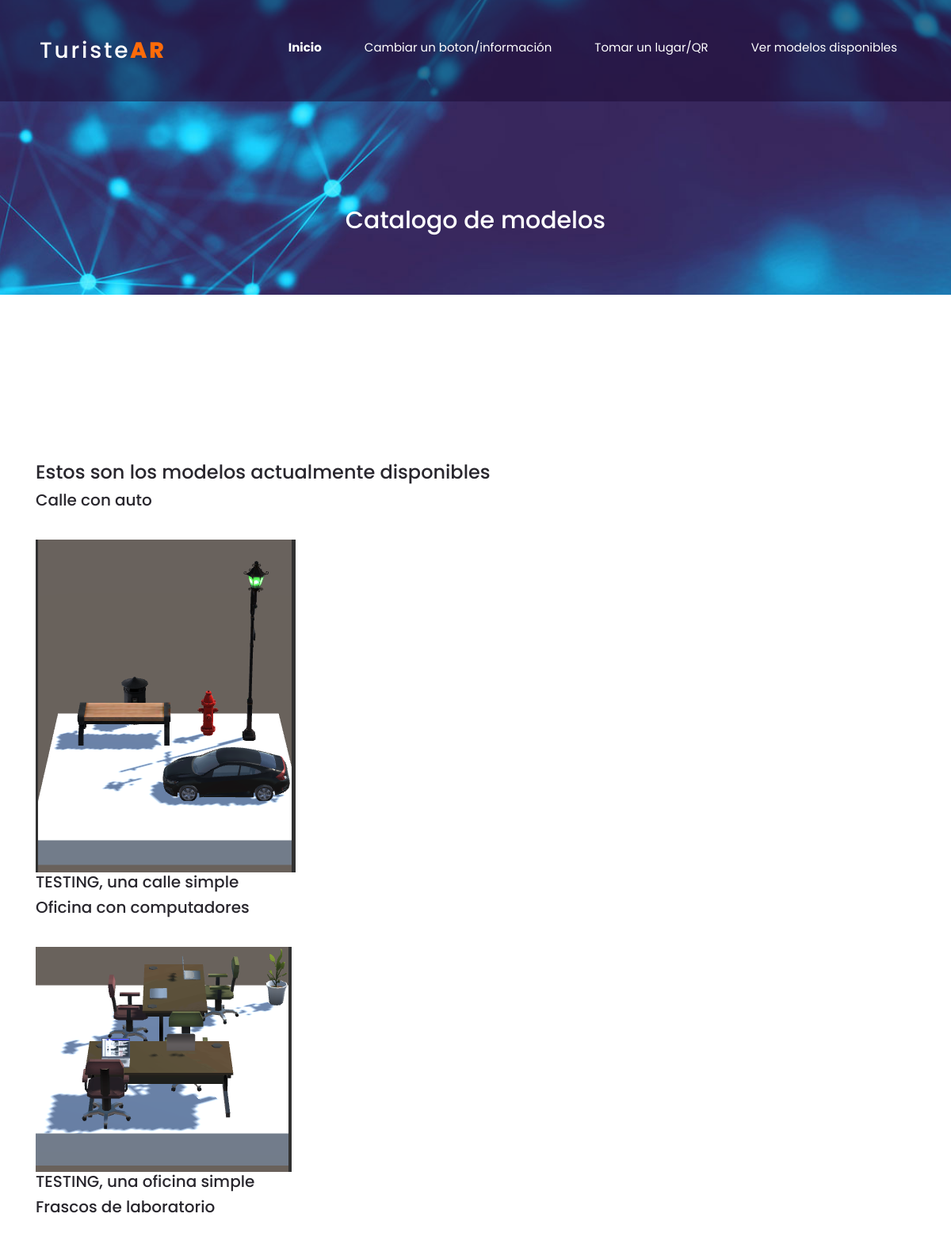
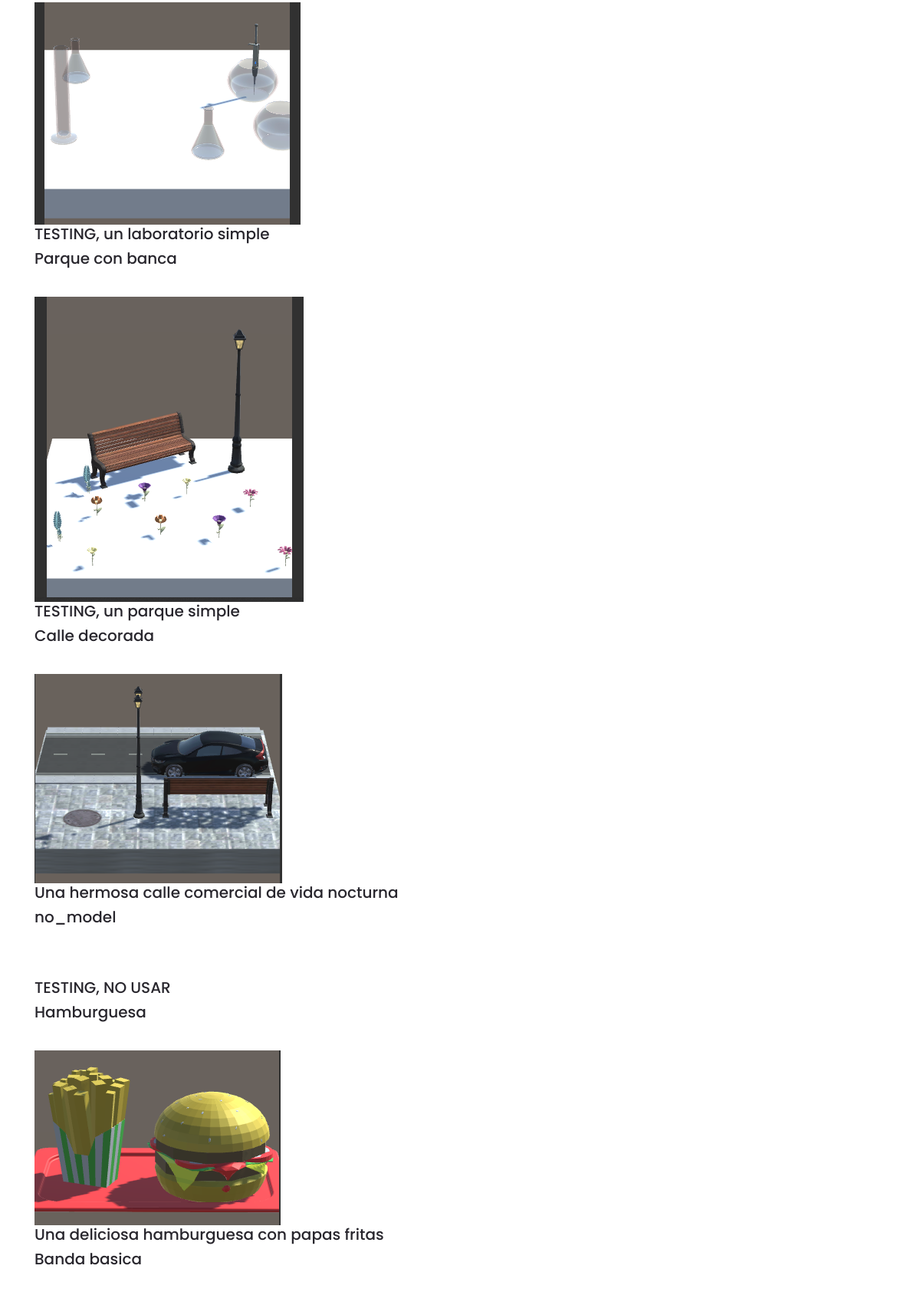
Screenshot of /catalog.php (upper part) with the database file from the repository (2 pictures, top to bottom).
### tables this page shows
CREATE TABLE `MODELOS` (
  `id` int(11) NOT NULL,
  `nombre` varchar(50) NOT NULL,
  `path` varchar(100) NOT NULL,
  `clave` varchar(30) NOT NULL,
  `descripcion` varchar(100) NOT NULL,
  `disponibilidad` tinyint(1) NOT NULL
);

### catalog.php (the view, shortened to what this page needs)
<!DOCTYPE html>
<html lang="en">
<head>
<link rel="stylesheet" type="text/css" href="styles/bootstrap4/bootstrap.min.css">
<link href="plugins/fontawesome-free-5.0.1/css/fontawesome-all.css" rel="stylesheet" type="text/css">
<link rel="stylesheet" type="text/css" href="styles/portfolio_styles.css">
<link rel="stylesheet" type="text/css" href="styles/portfolio_responsive.css">
</head>
<body>
<div class="super_container">
	<header class="header d-flex flex-row justify-content-end align-items-center trans_200">
		<div class="logo mr-auto">
			<a href="#">Turiste<span>AR</span></a>
		</div>
		<nav class="main_nav justify-self-end text-right">
			<ul>
				<li class="active"><a href="menu.html">Inicio</a></li>
				<li><a href="change_event.php">Cambiar un boton/información</a></li>
				<li><a href="create_place.php">Tomar un lugar/QR</a></li>
				<li><a href="catalog.php">Ver modelos disponibles</a></li>
			</ul>
		</nav>
	</header>
	<div class="home">
		<div class="home_background_container prlx_parent">
			<div class="home_background prlx" style="background-image:url(images/portfolio_background.jpg)"></div>
		</div>
		<div class="home_title">
			<h2>Catalogo de modelos</h2>
		</div>
	</div>
	<div class="portfolio">
		<div class="container">
			<div class="row">
				<div class="col">
					<div class="portfolio_items product-grid">
						<h2>Estos son los modelos actualmente disponibles</h2>
          <?php
            $server = 'mysql.turistear.usmgames.cl';
$usuario = "turistearadmin";
$pass = "123ClaveAR";
$database= "turistearmysql";
            $mysqli = new mysqli($server, $usuario, $pass, $database);
            $query = $mysqli -> query ("SELECT * FROM MODELOS");
            while ($valores = mysqli_fetch_array($query)) {
                echo "<h3>".$valores['nombre']."</h3>" ;
                echo "<br>";
                echo "<img src= ".$valores['path']." >";
                echo "<br>";
                echo "<h3>".$valores['descripcion']."</h3>" ;
            }
        ?>
					</div>
				</div>
			</div>
		</div>
	</div>
</div>
</body>
</html>

### styles/portfolio_styles.css (style rules this page uses)
* { margin: 0; padding: 0; -webkit-font-smoothing: antialiased; -webkit-text-shadow: rgba(0,0,0,.01) 0 0 1px; text-shadow: rgba(0,0,0,.01) 0 0 1px; }
body { font-family: 'Poppins', sans-serif; font-size: 15px; line-height: 2; font-weight: 400; background: #FFFFFF; color: #6e6e6e; }
div { display: block; position: relative; -webkit-box-sizing: border-box; -moz-box-sizing: border-box; box-sizing: border-box; }
ul { list-style: none; margin-bottom: 0px; }
a, a:hover, a:visited, a:active, a:link { text-decoration: none; -webkit-font-smoothing: antialiased; -webkit-text-shadow: rgba(0,0,0,.01) 0 0 1px; text-shadow: rgba(0,0,0,.01) 0 0 1px; }
h2 { font-size: 24px; }
h3 { font-size: 20px; }
h1, h2, h3, h4, h5, h6 { color: #28262d; -webkit-font-smoothing: antialiased; -webkit-text-shadow: rgba(0,0,0,.01) 0 0 1px; text-shadow: rgba(0,0,0,.01) 0 0 1px; }
.trans_200 { -webkit-transition: all 200ms ease; -moz-transition: all 200ms ease; -ms-transition: all 200ms ease; -o-transition: all 200ms ease; transition: all 200ms ease; }
.super_container { width: 100%; overflow: hidden; }
.prlx_parent { overflow: hidden; }
.prlx { height: 130% !important; }
.home { width: 100%; height: 372px; }
.home_background_container { position: absolute; top: 0; left: 0; width: 100%; height: 100%; }
.home_background { width: 100%; height: 100%; background-repeat: no-repeat; background-size: cover; background-position: center center; }
.header { position: fixed; top: 0; left: 0; width: 100%; height: 128px; background: rgba(27, 11, 51, 0.52); z-index: 10; }
.logo { padding-left: 57px; flex-basis: 50%; }
.logo a { font-size: 36px; font-weight: 500; color: #fefefe; letter-spacing: 0.1em; line-height: 128px; }
.logo a span { font-weight: 800; color: #ff6b09; text-transform: uppercase; }
.main_nav { flex-basis: 200%; }
.main_nav ul { display: inline-block; margin-right: 100px; -webkit-transform: translateY(-4px); -moz-transform: translateY(-4px); -ms-transform: translateY(-4px); -o-transform: translateY(-4px); transform: translateY(-4px); }
.main_nav ul li { display: inline-block; margin-right: 65px; }
.main_nav ul li:last-child { margin-right: 0px; }
.main_nav ul li a { display: block; font-size: 15px; font-weight: 400; line-height: 40.51px; color: #FFFFFF; }
.main_nav ul li.active a { font-weight: 700; }
.home_title { position: absolute; bottom: 61px; left: 50%; -webkit-transform: translateX(-50%); -moz-transform: translateX(-50%); -ms-transform: translateX(-50%); -o-transform: translateX(-50%); transform: translateX(-50%); text-align: center; }
.home_title h2 { font-size: 30px; font-weight: 500; color: #FFFFFF; margin-bottom: 15px; }
.portfolio { padding-top: 120px; padding-bottom: 120px; }
.portfolio_items { margin-top: 90px; }

### styles/portfolio_responsive.css (style rules this page uses)
@media only screen and (max-width: 1440px) { .main_nav ul { margin-right: 80px; } }
@media only screen and (max-width: 1440px) { .main_nav ul li { margin-right: 50px; } }
@media only screen and (max-width: 1280px) { .logo { padding-left: 50px; } }
@media only screen and (max-width: 1280px) { .logo a { font-size: 28px; } }
@media only screen and (max-width: 1280px) { .main_nav ul { margin-right: 68px; } }

### rows the page displays
modelos: nombre "Calle con auto", path (picture), descripcion "TESTING, una calle simple"
modelos: nombre "Oficina con computadores", path (picture), descripcion "TESTING, una oficina simple"
modelos: nombre "Frascos de laboratorio", path (picture), descripcion "TESTING, un laboratorio simple"
modelos: nombre "Parque con banca", path (picture), descripcion "TESTING, un parque simple"
modelos: nombre "Calle decorada", path (picture), descripcion "Una hermosa calle comercial de vida nocturna"
modelos: nombre "no_model", descripcion "TESTING, NO USAR"
modelos: nombre "Hamburguesa", path (picture), descripcion "Una deliciosa hamburguesa con papas fritas"
modelos: nombre "Banda basica"
